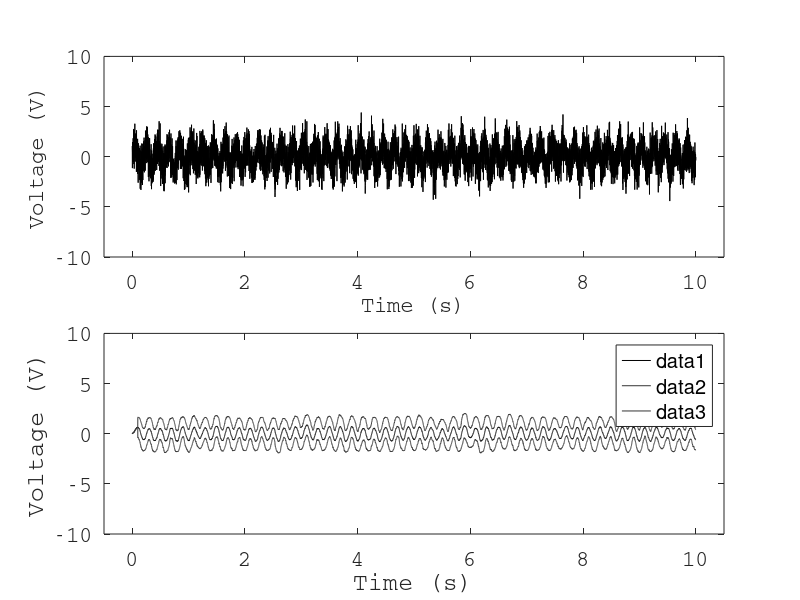

MATLAB code to generate this figure:
clear;
%dsp parameters
scale = 100;
fs = 1000.0;
dt = 1.0/fs;
t1 = 0.0;
t2 = 10.0;
f0 = 0.005*fs;
%plotting parameters
linew = 0.5;
startx = 0;
starty = 0;
width = 2000;
height = 2000;
axisVector=[-0.5 10.5 -10 10];
fonts = 16;
fontn = 'Courier';

%calculations
times = [t1:dt:t2];
n = length(times);
window_size = floor(n/scale);
amplitudes = randn(size(times))+sin(2.0*pi*f0.*times);
average_amplitudes = zeros(size(times));
average_amplitudes_mvg_ave = filter(ones(window_size,1)/window_size,1,amplitudes);
for i=window_size+1:n
	average_amplitudes(i) = mean(amplitudes(i-window_size:i));
	stddev_amplitudes(i) = std(amplitudes(i-window_size:i));
endfor

%plotting
figure(1,"position",[startx starty width height]);
subplot(2,1,1);
h1 = plot(times,amplitudes);
set(gca(),'fontname',fontn,'fontsize',fonts);
set(h1,'color',[0 0 0],'linewidth',linew);
xlabel('Time (s)','fontname',fontn,'fontsize',fonts);
ylabel('Voltage (V)','fontname',fontn,'fontsize',fonts);
axis(axisVector);
subplot(2,1,2);
hold on;
box on;
h2 = plot(times,average_amplitudes_mvg_ave,'linewidth',linew);
%h2 = plot(times,average_amplitudes,'linewidth',linew);
h3 = plot(times,stddev_amplitudes+average_amplitudes_mvg_ave,'linewidth',linew);
h4 = plot(times,-stddev_amplitudes+average_amplitudes_mvg_ave,'linewidth',linew);
xlabel('Time (s)','fontname',fontn,'fontsize',fonts);
ylabel('Voltage (V)','fontname',fontn,'fontsize',fonts);
set(gca(),'fontname',fontn,'fontsize',fonts);
set(h2,'color',[0 0 0]);
set(h3,'color',[0.2 0.2 0.2]);
set(h4,'color',[0.2 0.2 0.2]);
legend();
axis(axisVector);

print -dpdf meanStdDev_plusCW.pdf